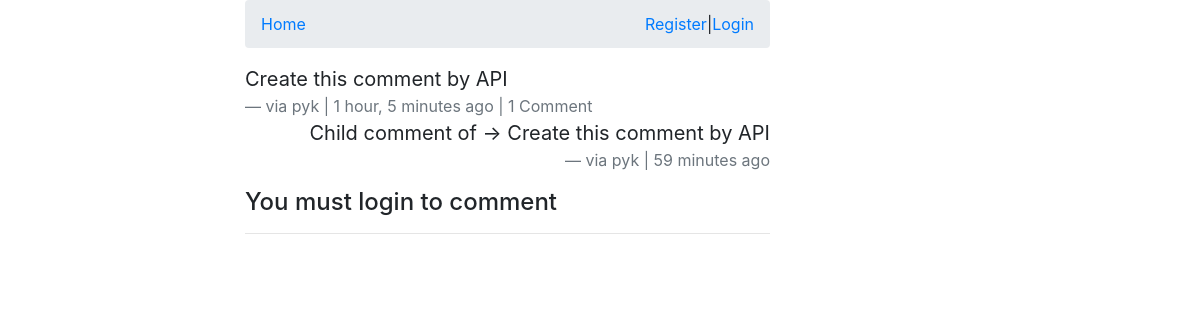
Screenshot of /comments/26/ with the database file from the repository.
### comments/models.py (models this page shows, shortened)
class Comment(models.Model):
    user = models.ForeignKey(settings.AUTH_USER_MODEL, default=1, on_delete=SET_NULL, null=True)
    content_type = models.ForeignKey(ContentType, on_delete=models.CASCADE)
    object_id = models.PositiveIntegerField()
    content_object = GenericForeignKey('content_type', 'object_id')
    parent = models.ForeignKey('self', on_delete=models.CASCADE, blank=True, null=True)
    content = models.TextField()
    timestamp = models.DateTimeField(auto_now_add=True)
    objects = CommentManager()
    class Meta:
        ordering = ['-timestamp']
    def children(self): #replies
        return Comment.objects.filter(parent=self)

### comments/views.py (the view, shortened to what this page needs)
# urls.py: path('<id>/', views.comment_thread, name='thread'),
def comment_thread(request, id):
    comment = get_object_or_404(Comment, id=id)
    initial_data = {
        'content_type': comment.content_type,
        'object_id' : comment.object_id
    }
    form = CommentForm(request.POST or None, initial=initial_data)
    print(form.errors)
    context = {
        'comment': comment,
        'form': form
    }
    return render(request, 'comments/comment_thread.html', context=context)

### comments/models.py (called while the page is built)
    def all(self):
        qs = super(CommentManager, self).filter(parent=None)
        return qs

### comments/templates/comments/comment_thread.html (shortened to what this page needs)
{% extends "posts/base.html" %}
{% load crispy_forms_tags %}
{% block content %}
    <div class="">
        <blockquote class="blockquote">
            <p class="mb-0">{{ comment.content }}</p>
            <footer class="blockquote-footer">via {{ comment.user }} | {{ comment.timestamp | timesince }} ago
                {% if comment.children.count > 0 %}
                    | {{ comment.children.count }} Comment{% if comment.children.count > 1 %}s{% endif %}
                {% endif %}
            </footer>
            <div>
            {% for child_comment in comment.children %}
            <blockquote class="blockquote text-right">
                <p class="mb-0">{{ child_comment.content }}</p>
                <footer class="blockquote-footer">via {{ child_comment.user }} | {{ child_comment.timestamp | timesince }} ago
                </footer>
            </blockquote>
            {% endfor %}
            {% if request.user.is_authenticated %}
            <form action="." method="POST">{% csrf_token %}
                {{ form | crispy }}
                <input type="hidden" name="parent_id" value="{{ comment.id }}">
                <input type="submit" class="btn btn-default" value="Reply">
            </form>
            {% else %}
            <h4>You must login to comment</h4>
            <hr>
            {% endif %}
            </div>
        </blockquote>
    </div>
{% endblock content %}

### rows the page displays
Comment: content "Create this comment by API", user "pyk", timestamp "1 hour, 5 minutes", children.count "1"
Comment: content "Child comment of -> Create this comment by API", user "pyk", timestamp "59 minutes"
